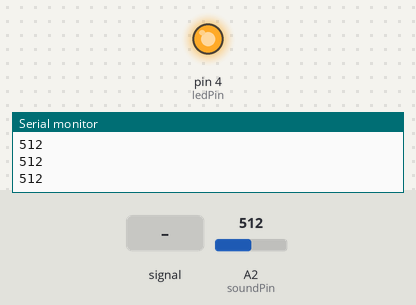
The sketch below on a simulated Arduino Uno, built with avr-gcc and run on an emulated ATmega328P. On the bench: output pins drawn as LEDs (lit = HIGH), the last lines printed to the serial monitor. The inputs (shaded band) are chosen by the test bench; at power-on: A2 (soundPin) = 512.

Above: at 1.2 s.
1.3 s: A2 (soundPin) fed a 200 Hz sine of ±460 counts around its level
4.3 s: A2 (soundPin) set to 716
5.8 s: A2 (soundPin) set to 210
7.3 s: A2 (soundPin) set to 192
At 8.3 s:
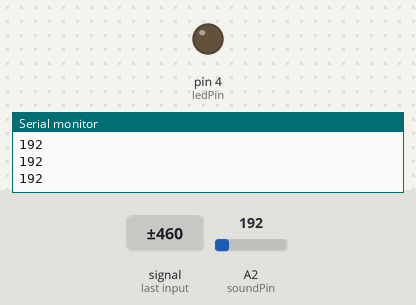
8.8 s: A2 (soundPin) set to 306
At 10.0 s:
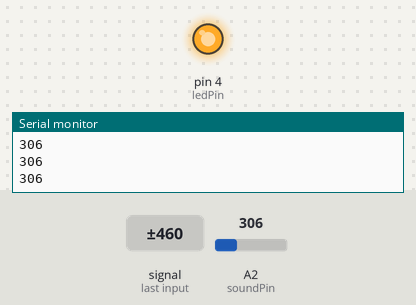
Timing chart, 0 to 11.3 s (numbered marks = the images above; inputs shaded):
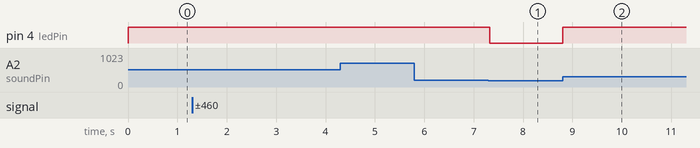

The sketch:

Lesson_6_Sound_Sensitive_LED_Light.ino
```cpp
//Sound Control Light
int soundPin = A2; // Analog sound sensor is to be attached to analog
int ledPin = 4; // Digital LED is to be attached to digital

void setup() {
  pinMode(ledPin, OUTPUT);
  Serial.begin(9600);
}

void loop(){
  int soundState = analogRead(soundPin);

  // Read sound sensor’s value
  Serial.println(soundState);

  // if the sound sensor’s value is greater than 200, the light will be on for 5 seconds.
  //Otherwise, the light will be turned off
  if (soundState > 200) {
    digitalWrite(ledPin, HIGH);
    delay(100);
  }else{
    digitalWrite(ledPin, LOW);
  }
}
```

Measured:
- the behaviour switches between 201 and 200 on A2 (soundPin) (found by bisection; images 0 and 1)
- after the input at 7.3 s, pin 4 (ledPin): HIGH → LOW at once
- after the input at 8.8 s, pin 4 (ledPin): LOW → HIGH at once
